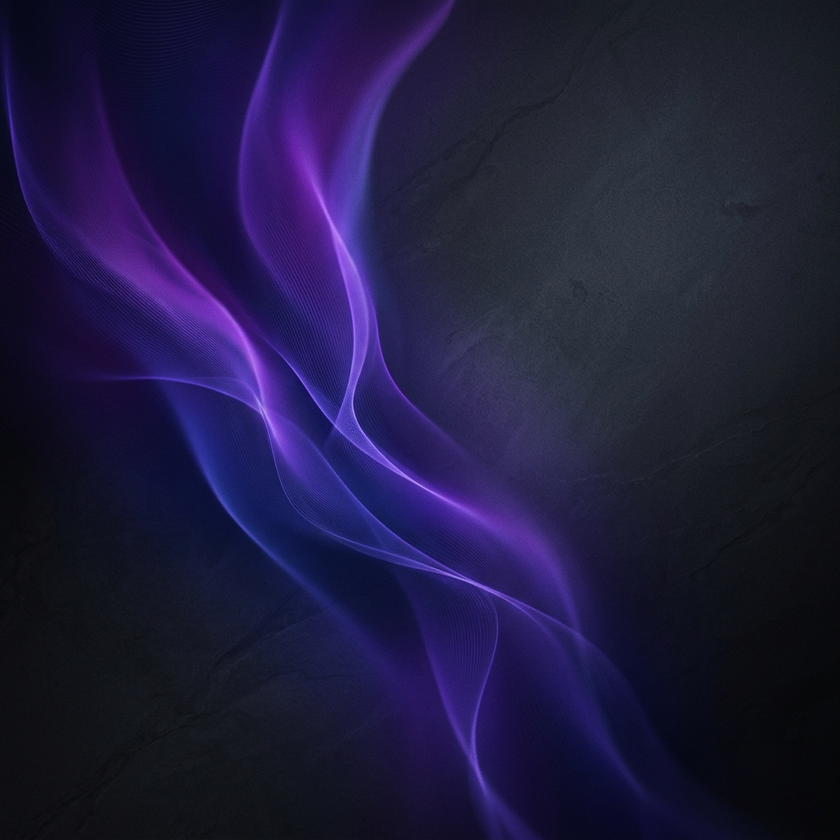
#> input picture Dashboard/assets/aurora_dark.png, 840 x 840 px, shrunk from 1024 x 1024 before the run
$ python -i enhance.py   (imports and definitions only)
#> lines starting #> are read from the running program, lines starting #| are printed output that depends on the picture
#> further down, picture is the input picture: shape (840, 840, 3); mean B, G, R 61.9, 27.4, 31
"""Low-light and exposure helpers for webcam frames."""

import cv2
import numpy as np

_CLAHE = cv2.createCLAHE(clipLimit=2.5, tileGridSize=(8, 8))


def mean_luma(frame: np.ndarray) -> float:
    """Average luminance (0-255) of a BGR frame."""
    if frame is None or frame.size == 0:
        return 0.0
    small = frame[::8, ::8]
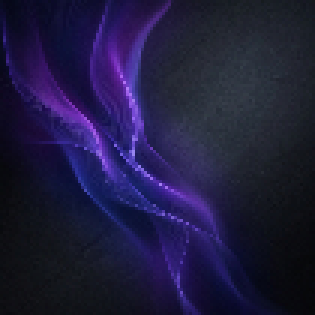
#> small: shape (105, 105, 3) (shown 3 times larger); mean B, G, R 62, 27.4, 31
    return float(cv2.cvtColor(small, cv2.COLOR_BGR2GRAY).mean())


def enhance_low_light(frame: np.ndarray) -> np.ndarray:
    """Brighten and equalise a dim frame (gamma lift + CLAHE on luminance)."""
    luma = mean_luma(frame)
#> luma = 32.45
    out = frame
    if luma < 90:
        # Pick a gamma that pulls the mean toward ~110.
        gamma = float(np.clip(np.log(max(luma, 8.0) / 255.0) / np.log(110.0 / 255.0), 1.0, 3.0))
#> gamma = 2.45
        lut = np.array([((i / 255.0) ** (1.0 / gamma)) * 255 for i in range(256)], dtype=np.uint8)
#> lut = 256 values from 0 to 255
        out = cv2.LUT(out, lut)
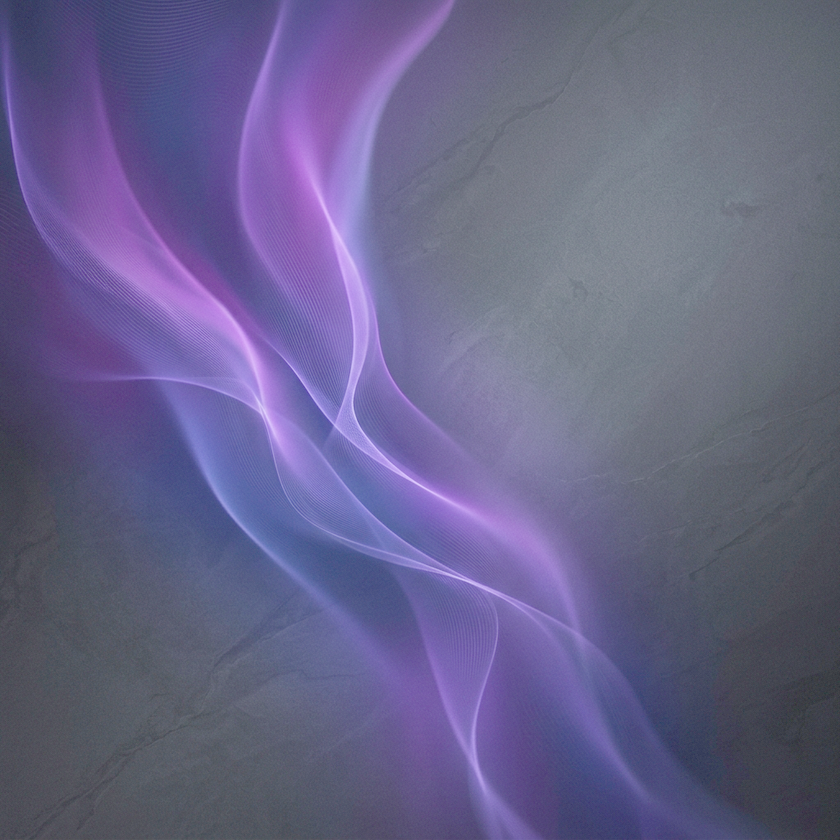
#> out: shape (840, 840, 3); mean B, G, R 136.8, 99.1, 103.2
    lab = cv2.cvtColor(out, cv2.COLOR_BGR2LAB)
#> lab: shape (840, 840, 3); mean of channels 0, 1, 2 111.6, 138.4, 108.1
    lab[:, :, 0] = _CLAHE.apply(lab[:, :, 0])
#> lab: shape (840, 840, 3); mean of channels 0, 1, 2 114.7, 138.4, 108.1
    return cv2.cvtColor(lab, cv2.COLOR_LAB2BGR)
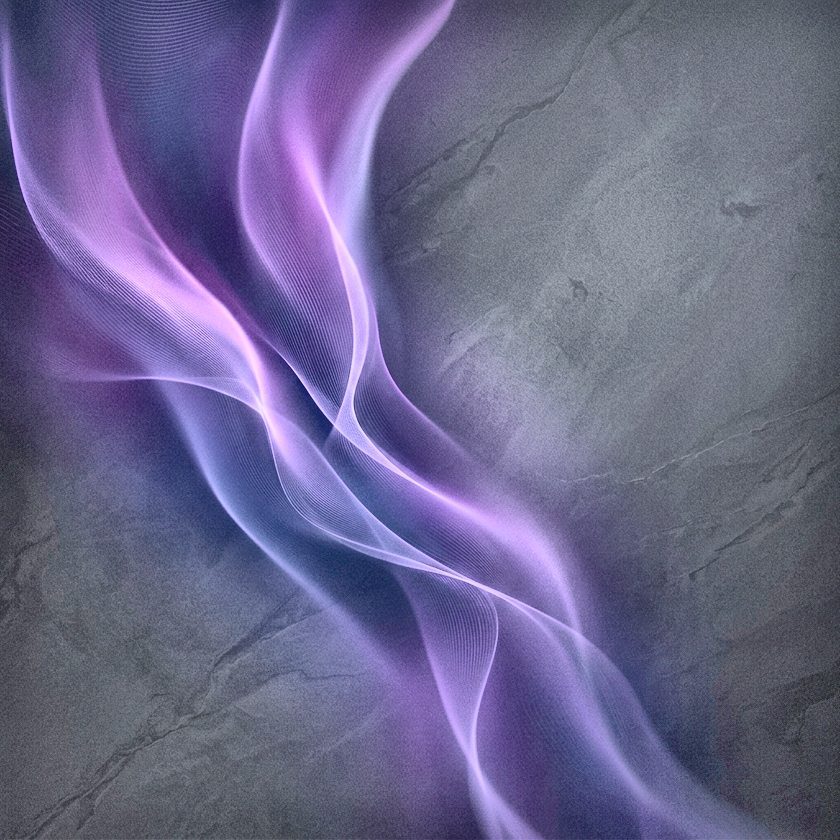
#> returned value: shape (840, 840, 3); mean B, G, R 140, 102.6, 106.5

>>> import cv2
>>> picture = cv2.imread('../../Dashboard/assets/aurora_dark.png')
>>> result = enhance_low_light(picture)

$ run again, on Dashboard/assets/wallpaper.png
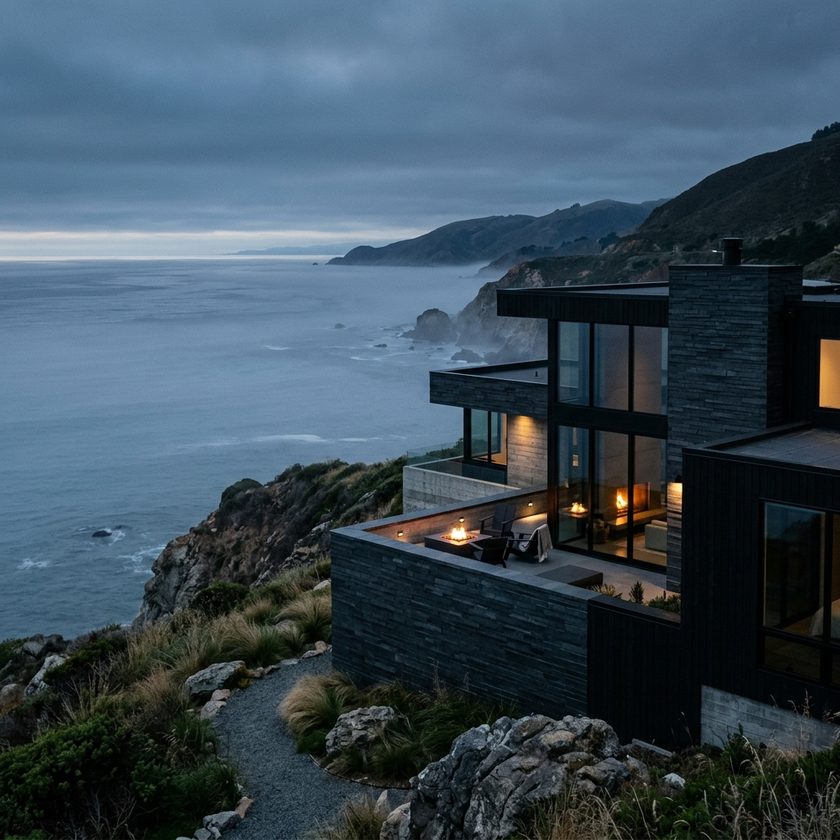
#> input picture Dashboard/assets/wallpaper.png, 840 x 840 px, shrunk from 1024 x 1024 before the run
#> picture is the input picture: shape (840, 840, 3); mean B, G, R 90.2, 77.4, 59.7
#> in mean_luma, `small = frame[::8, ::8]`:
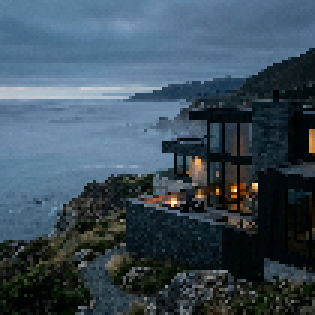
#> small: shape (105, 105, 3) (shown 3 times larger); mean B, G, R 90.9, 77.9, 60.1
#> luma = 74.07
#> gamma = 1.47
#> lut = 256 values from 0 to 255
#> in enhance_low_light, `return cv2.cvtColor(lab, cv2.COLOR_LAB2BGR)`:
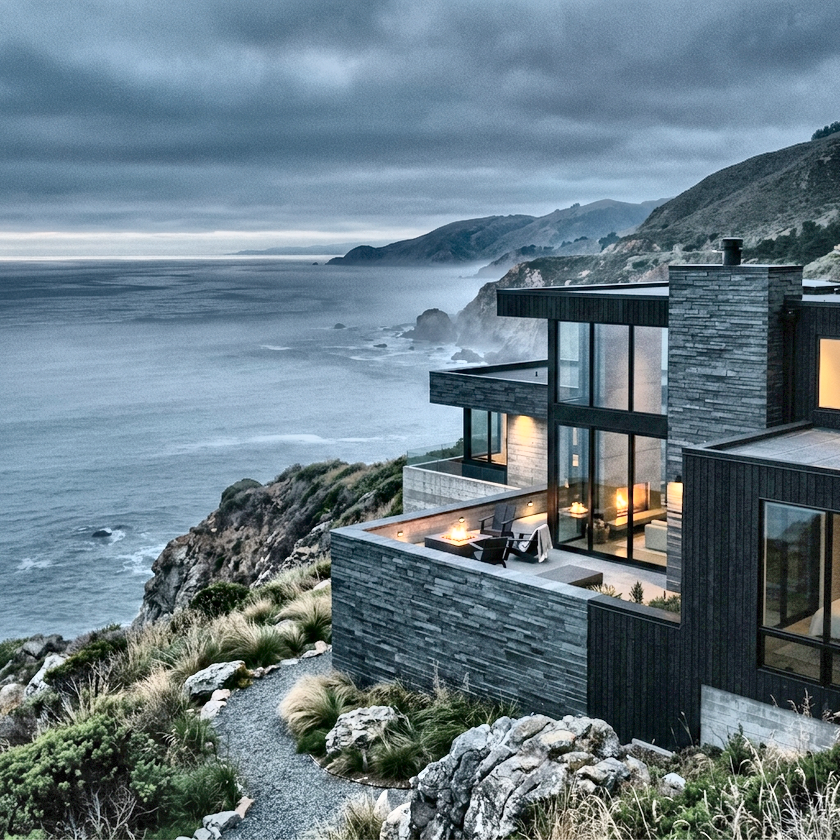
#> returned value: shape (840, 840, 3); mean B, G, R 133.6, 123.3, 104.7
